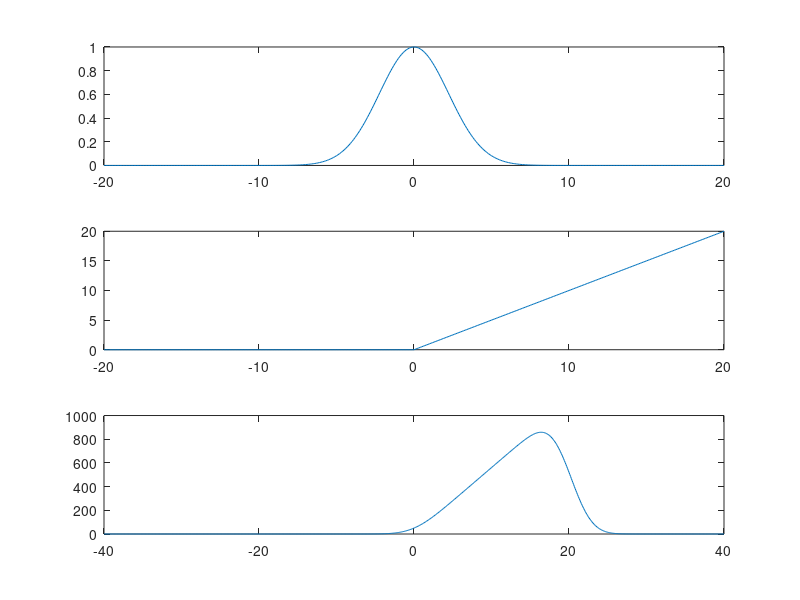

MATLAB code to generate this figure:
t = -20: 0.1:20;

gaussian_curve = exp((-t.^2)/10);
ramp = t.*(t>=0);
result = conv(gaussian_curve, ramp);
t_result = (2 * min(t)):0.1:(2 * max(t));

subplot(3,1,1); plot(t, gaussian_curve);
subplot(3,1,2); plot(t, ramp);
subplot(3,1,3); plot(t_result, result);
